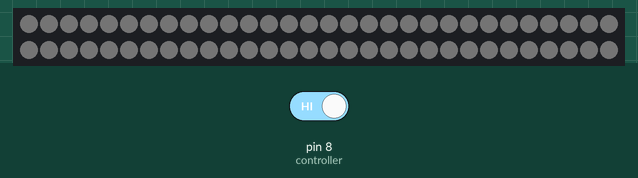
Recording of a sketch running on a simulated Arduino Uno, built with avr-gcc and run on an emulated ATmega328P. On the bench: 60 RGB LEDs in strip order, left to right, continuing on the next row. The test bench sets the inputs (shaded band); at power-on: pin 8 (controller) HIGH. Dim RGB values are drawn brighter than linear.

Above: at 1.8 s.
3.1 s: pin 8 (controller) driven LOW
At 4.48 s:
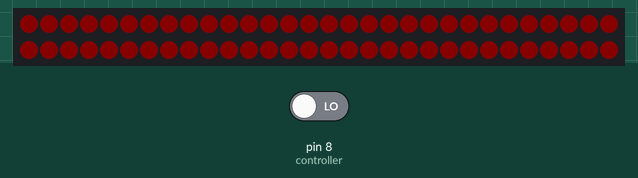
6.1 s: pin 8 (controller) driven HIGH
At 8.7 s:
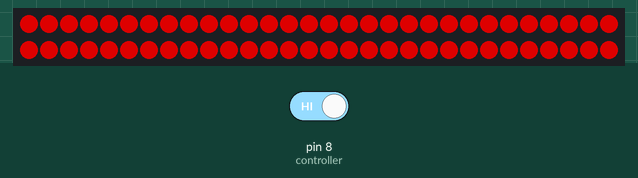
Timing chart, 0 to 10.2 s (numbered marks = the images above; inputs shaded):
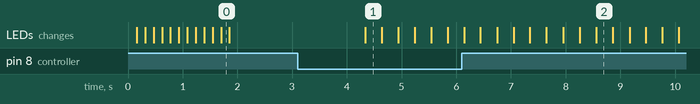

The sketch:

lucy_light_runner.ino
```cpp
//
//
//
#include <Adafruit_NeoPixel.h>
#include "WS2812_Definitions.h"

#define PIN 4
#define LED_COUNT 60

//
//
//
int inData[4]; // Allocate some space for the string
int MAXBRIGHTNESS = 160;
int controller = 8;
boolean power = false;

Adafruit_NeoPixel leds = Adafruit_NeoPixel(LED_COUNT, PIN, NEO_GRB + NEO_KHZ800);

//
// SETUP
//
void setup() {

    //
    pinMode(controller, INPUT);

    inData[0] = 0;
    inData[1] = 0;
    inData[2] = 0;
    inData[3] = 0;

    Serial.begin(9600);

    leds.begin();  // Call this to start up the LED strip.
    startUpSequence();
}

//
// LOOP
// Program loop listening for comands and controlls the light
//
// State,activity,strenght
// type, duration, freq, indetifier
//
void loop()
{

    int looper = 0;

    int activity = 0;
    int duration = 0;
    int freq = 0;
    int identifier = 0;
    int strenght = 255;
    int controller_val = 0;

    serialToString();

    if(duration == 0 && identifier != inData[3])
    {
        activity = inData[0];
        duration = inData[1];
        freq = inData[2];
        identifier = inData[3];
    }

    if(power)
    {
        if(identifier == 0)
        {
            led_error();
        }else{
            switch(activity)
            {
                case 0:
                    pulse(WALKING, 60, map(strenght, 0, 255, 60, MAXBRIGHTNESS), freq);
                break;
                case 1:
                    pulse(CYCLING, 60, map(strenght, 0, 255, 60, MAXBRIGHTNESS), freq);
                break;
                case 2:
                    pulse(RUNNING, 60, map(strenght, 0, 255, 60, MAXBRIGHTNESS), freq);
                break;
                default:
                    pulse(WARNING, 60, map(strenght, 0, 255, 60, MAXBRIGHTNESS), freq);
            }
        }
    }else{
        stateStanding(BLACK, 0);
    }

    // If looper reach 100, 1 second has passed and should be deleted from duration
    if(looper == 100)
    {
        if(power)
        {
            duration--;
        }
        looper = 0;
    }

    looper++;

    controller_val = digitalRead(controller);

    if (controller_val == 0)
    {
        power = !power;

        if(!power)
        {
            stateStanding(BLACK, 0);
            delay(2000);
        }
    }

    delay(10);

}

//
// COMP
// Translates bytes to actual string
//
char serialToString()
{
    // Don't read unless you know there is data
    while (Serial.available() > 0)
    {
        inData[0] = Serial.parseInt();
        inData[1] = Serial.parseInt();
        inData[2] = Serial.parseInt();
        inData[3] = Serial.parseInt();

        if (Serial.read() == '\n') {

        }
    }
}

//
//
//
//
void stateStanding(uint32_t color, int lum)
{
    clearLEDs();
    setStripColor(color);
    leds.setBrightness(lum);
    leds.show();
}

//
//
//
//
void pulse(uint32_t color, int low, int high, int speed)
{

    // speed = speed

    for (int i = 0; i < 1; ++i)
    {

        clearLEDs();
        setStripColor(color);

        for (int i = low; i < high; ++i)
        {
            setStripColor(color);
            leds.setBrightness(i);
            leds.show();
            delay(speed);
        }

        for (int i = high; i > low; --i)
        {
            setStripColor(color);
            leds.setBrightness(i);
            leds.show();
            delay(speed);
        }
    }
}

//
//
//
//
void stateMoving(uint32_t color, int low, int high)
{

    int speed = 20;

    for (int i = 0; i < 1; ++i)
    {

        clearLEDs();
        setStripColor(color);

        for (int i = low; i < high; ++i)
        {
            setStripColor(color);
            leds.setBrightness(i);
            leds.show();
            delay(speed);
        }

        for (int i = high; i > low; --i)
        {
            setStripColor(color);
            leds.setBrightness(i);
            leds.show();
            delay(speed);
        }

    }
}

//
//
//
//
void startUpSequence()
{

    clearLEDs();

    for (int i = 0; i < 6; ++i)
    {

        clearLEDs();
        setStripColor(WHITE);
        leds.setBrightness(MAXBRIGHTNESS);
        leds.show();
        delay(150);
        leds.setBrightness(1);
        leds.show();
        delay(150);

    }
}

//
// Flash a error message
// Something went wrong, no bootup call from py
//
void led_error()
{

    for (int i = 0; i < 4; ++i)
    {
        clearLEDs();
        setStripColor(WARNING);

        for (int i = 15; i < MAXBRIGHTNESS; ++i)
        {
            leds.setBrightness(i);
            leds.show();
            delay(1);
        }

        for (int i = MAXBRIGHTNESS; i > 15; --i)
        {
            leds.setBrightness(i);
            leds.show();
            delay(1);
        }

        delay(10);

    }
}

void setStripColor(uint32_t color)
{
    for (int i=0; i<LED_COUNT; i++)
    {
        leds.setPixelColor(i, color);
    }
}

//
// Clear all leds on strip
//
void clearLEDs()
{

    for (int i=0; i<LED_COUNT; i++)
    {
        leds.setPixelColor(i, 0);
    }
}
```

WS2812_Definitions.h
```cpp
/*
  Bunches of definitions for the WS2812 Breakout Board example code

*/

// These are for the cascade function
#define TOP_DOWN 0
#define DOWN_TOP 1

/* A world of colors to set your LED to
  Standard HTML Color Codes sorted by Hex Value
    to see the colors in action, check out:
   http://www.w3schools.com/html/html_colorvalues.asp */

/*
  Colors specific for MOVES
*/
#define CYCLING                 0x00bad6
#define WALKING                 0x00e41b
#define RUNNING                 0xf441f2


// #define CYCLING                 0x00CDEC
// #define WALKING                 0x00F95A
// #define RUNNING                 0xF660F4
/*
  System lamp colors
*/
#define WARNING                 0x990000

/*
  Colors from Neopixel
*/
#define BLACK			0x000000
#define NAVY			0x000080
#define DARKBLUE		0x00008B
#define MEDIUMBLUE		0x0000CD
#define BLUE			0x0000FF
#define DARKGREEN		0x006400
#define GREEN			0x008000
#define TEAL			0x008080
#define DARKCYAN		0x008B8B
#define DEEPSKYBLUE		0x00BFFF
#define DARKTURQUOISE		0x00CED1
#define MEDIUMSPRINGGREEN	0x00FA9A
#define LIME			0x00FF00
#define SPRINGGREEN		0x00FF7F
#define AQUA			0x00FFFF
#define CYAN			0x00FFFF
#define MIDNIGHTBLUE		0x191970
#define DODGERBLUE		0x1E90FF
#define LIGHTSEAGREEN		0x20B2AA
#define FORESTGREEN		0x228B22
#define SEAGREEN		0x2E8B57
#define DARKSLATEGRAY		0x2F4F4F
#define LIMEGREEN		0x32CD32
#define MEDIUMSEAGREEN		0x3CB371
#define TURQUOISE		0x40E0D0
#define ROYALBLUE		0x4169E1
#define STEELBLUE		0x4682B4
#define DARKSLATEBLUE		0x483D8B
#define MEDIUMTURQUOISE		0x48D1CC
#define INDIGO 			0x4B0082
#define DARKOLIVEGREEN		0x556B2F
#define CADETBLUE		0x5F9EA0
#define CORNFLOWERBLUE		0x6495ED
#define MEDIUMAQUAMARINE	0x66CDAA
#define DIMGRAY			0x696969
#define SLATEBLUE		0x6A5ACD
#define OLIVEDRAB		0x6B8E23
#define SLATEGRAY		0x708090
#define LIGHTSLATEGRAY		0x778899
#define MEDIUMSLATEBLUE		0x7B68EE
#define LAWNGREEN		0x7CFC00
#define CHARTREUSE		0x7FFF00
#define AQUAMARINE		0x7FFFD4
#define MAROON			0x800000
#define PURPLE			0x800080
#define OLIVE			0x808000
#define GRAY			0x808080
#define SKYBLUE			0x87CEEB
#define LIGHTSKYBLUE		0x87CEFA
#define BLUEVIOLET		0x8A2BE2
#define DARKRED			0x8B0000
#define DARKMAGENTA		0x8B008B
#define SADDLEBROWN		0x8B4513
#define DARKSEAGREEN		0x8FBC8F
#define LIGHTGREEN		0x90EE90
#define MEDIUMPURPLE		0x9370DB
#define DARKVIOLET		0x9400D3
#define PALEGREEN		0x98FB98
#define DARKORCHID		0x9932CC
#define YELLOWGREEN		0x9ACD32
#define SIENNA			0xA0522D
#define BROWN			0xA52A2A
#define DARKGRAY		0xA9A9A9
#define LIGHTBLUE		0xADD8E6
#define GREENYELLOW		0xADFF2F
#define PALETURQUOISE	        0xAFEEEE
#define LIGHTSTEELBLUE		0xB0C4DE
#define POWDERBLUE		0xB0E0E6
#define FIREBRICK		0xB22222
#define DARKGOLDENROD		0xB8860B
#define MEDIUMORCHID		0xBA55D3
#define ROSYBROWN		0xBC8F8F
#define DARKKHAKI		0xBDB76B
#define SILVER			0xC0C0C0
#define MEDIUMVIOLETRED	        0xC71585
#define INDIANRED 		0xCD5C5C
#define PERU			0xCD853F
#define CHOCOLATE		0xD2691E
#define TAN			0xD2B48C
#define LIGHTGRAY		0xD3D3D3
#define THISTLE			0xD8BFD8
#define ORCHID			0xDA70D6
#define GOLDENROD		0xDAA520
#define PALEVIOLETRED		0xDB7093
#define CRIMSON			0xDC143C
#define GAINSBORO		0xDCDCDC
#define PLUM			0xDDA0DD
#define BURLYWOOD		0xDEB887
#define LIGHTCYAN		0xE0FFFF
#define LAVENDER		0xE6E6FA
#define DARKSALMON		0xE9967A
#define VIOLET			0xEE82EE
#define PALEGOLDENROD		0xEEE8AA
#define LIGHTCORAL		0xF08080
#define KHAKI			0xF0E68C
#define ALICEBLUE		0xF0F8FF
#define HONEYDEW		0xF0FFF0
#define AZURE			0xF0FFFF
#define SANDYBROWN		0xF4A460
#define WHEAT			0xF5DEB3
#define BEIGE			0xF5F5DC
#define WHITESMOKE		0xF5F5F5
#define MINTCREAM		0xF5FFFA
#define GHOSTWHITE		0xF8F8FF
#define SALMON			0xFA8072
#define ANTIQUEWHITE		0xFAEBD7
#define LINEN			0xFAF0E6
#define LIGHTGOLDENRODYELLOW	0xFAFAD2
#define OLDLACE			0xFDF5E6
#define RED			0xFF0000
#define FUCHSIA			0xFF00FF
#define MAGENTA			0xFF00FF
#define DEEPPINK		0xFF1493
#define ORANGERED		0xFF4500
#define TOMATO			0xFF6347
#define HOTPINK			0xFF69B4
#define CORAL			0xFF7F50
#define DARKORANGE		0xFF8C00
#define LIGHTSALMON		0xFFA07A
#define ORANGE			0xFFA500
#define LIGHTPINK		0xFFB6C1
#define PINK			0xFFC0CB
#define GOLD			0xFFD700
#define PEACHPUFF		0xFFDAB9
#define NAVAJOWHITE		0xFFDEAD
#define MOCCASIN		0xFFE4B5
#define BISQUE			0xFFE4C4
#define MISTYROSE		0xFFE4E1
#define BLANCHEDALMOND		0xFFEBCD
#define PAPAYAWHIP		0xFFEFD5
#define LAVENDERBLUSH		0xFFF0F5
#define SEASHELL		0xFFF5EE
#define CORNSILK		0xFFF8DC
#define LEMONCHIFFON		0xFFFACD
#define FLORALWHITE		0xFFFAF0
#define SNOW			0xFFFAFA
#define YELLOW			0xFFFF00
#define LIGHTYELLOW		0xFFFFE0
#define IVORY			0xFFFFF0
#define WHITE			0xFFFFFF
```

Measured:
- after the input at 3.1 s, the LEDs: change after 1.2 s (image 1)
